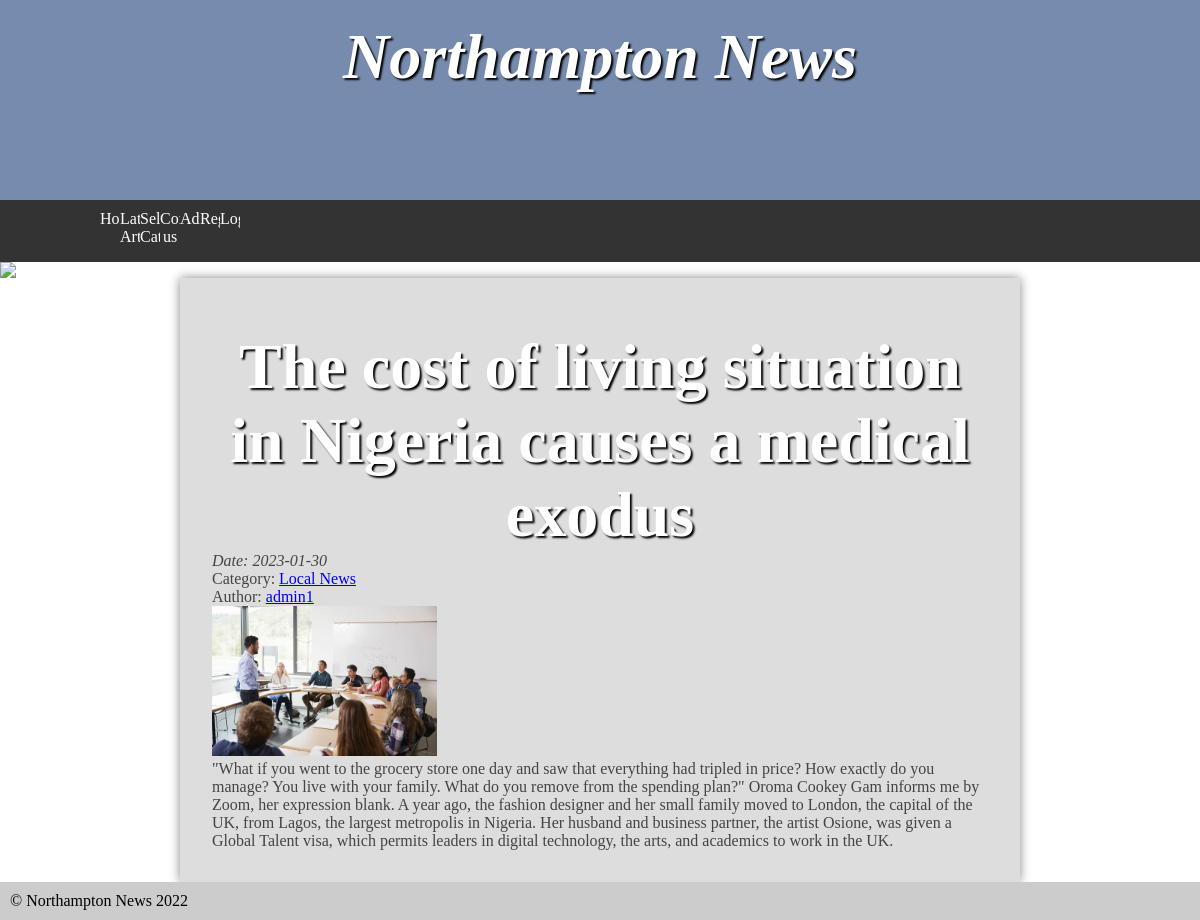
Screenshot of /article.php?id=23 with the database file from the repository.
### tables this page shows
CREATE TABLE `articles` (
  `article_id` int NOT NULL AUTO_INCREMENT,
  `title` varchar(100) NOT NULL,
  `description` text NOT NULL,
  `date` date NOT NULL,
  `image` varchar(100) NOT NULL,
  `category` text NOT NULL,
  `author` int NOT NULL,
  PRIMARY KEY (`article_id`),
  KEY `admin_id` (`author`),
  CONSTRAINT `articles_ibfk_1` FOREIGN KEY (`author`) REFERENCES `admins` (`admin_id`)
);

CREATE TABLE `categories` (
  `category_id` int NOT NULL AUTO_INCREMENT,
  `category_name` text NOT NULL,
  `post` int NOT NULL DEFAULT '0',
  PRIMARY KEY (`category_id`)
);

### article.php (the view, shortened to what this page needs)
<?php
$pdo = new PDO("mysql:host=db;dbname=news", 'root', 'example');
?>
<!DOCTYPE html>
<html>
	<head>
		<link rel="stylesheet" href="styles.css"/>
	</head>
	<body>
		<header>
			<section>
				<h1>Northampton News</h1>
			</section>
		</header>
		<nav>
			<ul>
				<li><a href="index.php">Home</a></li>
				<li><a href="latestnewsarticle.php">Latest Articles</a></li>
				<li><a href="#">Select Category</a>
				</li>
				<li><a href="contact.php">Contact us</a></li>
				<li><a href="adminLogin.php">Admin</a></li>
				<?php
				if(isset($_SESSION['username'])){ ?>
				<li><a href=""><?php echo $_SESSION['username']; ?></a></li>
				<li><a href="logout.php">Logout</a></li>
				<?php
				}
				else{
					?>
				<li><a href="register.php">Register</a></li>
				<li><a href="login.php">Login</a></li>
				<?php
				}
				?>
                </ul>
		</nav>
		<img src="images/banners/randombanner.php" />
		<main>
			<article>
					<?php
                        $article_id = $_GET['id'];
						$arpqry = "SELECT articles.article_id, articles.title, articles.description, articles.date, categories.category_name, admins.username, articles.image FROM articles
						LEFT JOIN categories ON articles.category = categories.category_id
						LEFT JOIN admins ON articles.author = admins.admin_id
						WHERE articles.article_id= {$article_id}";
						$arpstmt = $pdo->prepare($arpqry);
						$arpstmt->execute();
						$arpstmt->setFetchMode(PDO::FETCH_ASSOC);
						$rslt = $arpstmt -> fetchAll();
                        if($rslt)
						{
						foreach($rslt as $row){
							?>
                             <div>
                            <h1><?php echo $row['title']; ?></h1>
                                </div>
									<div>
                                <em>  Date: <?php echo $row['date']; ?></em>
                                </div>
                                <span>Category:
                                    <a href='category.php?cid=<?php echo $row['category']; ?>'><?php echo $row['category_name']; ?></a>
                                    </span>
                                    <div>
                                    <span>Author:
                                    <a href='author.php?aid=<?php echo $row['author']; ?>'><?php echo $row['username']; ?></a>
                                    </span></div>
                                    <div>
                                  <img src="images/<?=$row['image'];?>" height ="150px"></a>
                                </div>
                                <div>
                                <?php echo $row['description'];?>
                                </div>
                                <?php
						}
						}
						else{
							?>
                             <p>
							<h3>No Record found.</h3>
                            </p>
						<?php
						}
						?>
				</article>
		</main>
		<footer>
			&copy; Northampton News 2022
		</footer>
	</body>
</html>

### styles.css (style rules this page uses)
* { margin: 0; padding: 0; }
html { font-family: 'Oxygen-Regular', times, verdana, sans-serif; }
body { background-color: #fff; }
header { background-color: #778baf ; color: white; height: 200px; }
nav { width: 100%; background-color: #333; overflow: auto; }
nav ul { width: 1000px; margin: auto; display: block; list-style-type: none; }
nav ul li { width: 2%; float: left; overflow: auto; text-align: center; }
nav a { color: white; padding-top: 10px; display: block; text-decoration: none; }
header section { display: block; }
header h1 { font-weight: bold; font-style: italic; }
h1 { font-size:4em; color: white; text-align: center; padding-top: 20px; text-shadow: 2px 2px 2px #000; }
main { min-height: 50vh; background-color: #ddd; width: 70vw; display: block; margin: auto; box-shadow: 0px 0px 10px #888; color:#444; }
p, li, h2 { margin-bottom: 1em; }
footer { background-color: #ccc; padding: 10px; }
ul { margin-left: 2em; }
body > img { display: block; width: 100%; }
main { display: table; }
main > article { display: table-cell; padding: 2em; }

### rows the page displays
articles: title "The cost of living situation in Nigeria causes a medical exodus", date "2023-01-30", categories.category_name "Local News", author.username "admin1", image (picture), description "\"What if you went to the grocery store one day and saw that everything had tripled in price? How exactly do you manage? You live with your family. What do you remove from the spending plan?\" Oroma Cookey Gam informs me by Zoom, her expression blank. A year ago, the fashion designer and her small family moved to London, the capital of the UK, from Lagos, the largest metropolis in Nigeria. Her husband and business partner, the artist Osione, was given a Global Talent visa, which permits leaders in digital technology, the arts, and academics to work in the UK."
